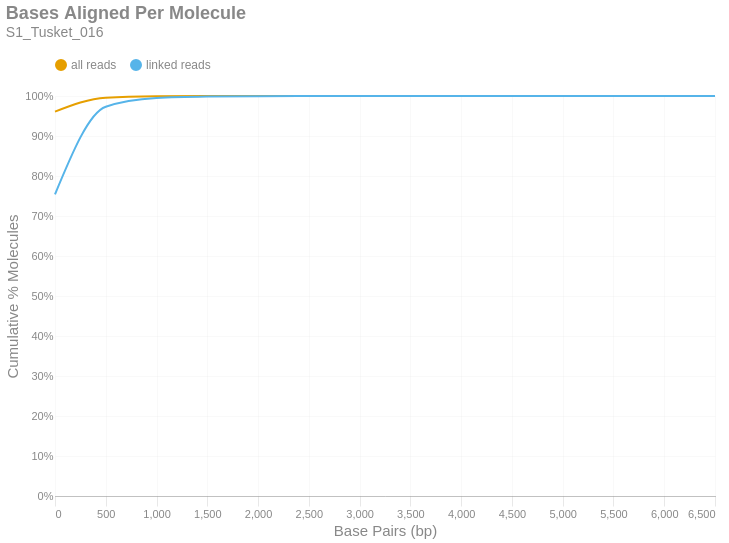

Notebook code for this chart:
### Markdown cell above
### Bases Aligned Per Molecule
This is a cumulative frequency distribution showing the number of base pairs aligned per unique molecule. These data are shown in 500 bp bins. There are two distributions: one with `all reads` (yellow) and another with only `linked reads` (blue). The percent of molecules in the `linked reads` distribution is relative to the total number of linked molecules.

### Code cell
if SKIPLR:
    print_html(f"Skipped")
else:
    binned_df = consolidated_hist(valids['aligned_bp'], mask, 500, True)
    with SafeRender(binned_df):
        (
            density_plot(binned_df, 'Bases Aligned Per Molecule', samplename, 'basesper')
            .encode(
                x=alt.X('bin:Q', title="Base Pairs (bp)").axis(tickMinStep=500).scale(padding=0),
                y=alt.Y('value:Q', title='Cumulative % Molecules')
                    .axis(format='%')
                    .scale(domain = [0,1])
                    .stack(False),
                color=alt.Color("key:N").scale(domain = ["all reads", "linked reads"]),
                tooltip = [
                    alt.Tooltip("key:N", title = "Data Type"),
                    alt.Tooltip("range_label:N", title="Bases Aligned Per Molecule"),
                    alt.Tooltip("value:Q", format = ".2%", title="% Molecules (Cum.)")
                ]
            )
        ).display()

### Figure 1 — Vega-Lite specification as saved in the notebook (floating-point values rounded to 4 significant figures)
{"width": "container", "height": 400, "config": {"title": {"anchor": "start", "dy": -15, "fontSize": 18, "color": "#888888", "subtitleColor": "#888888", "subtitleFontSize": 14}, "arc": {"fill": "#0072B2"}, "axis": {"domainColor": "#888888", "domainWidth": 0.5, "gridWidth": 0.2, "grid": false, "titleFontWeight": 400, "titleFontSize": 15, "labelFontSize": 11, "labelColor": "#888888", "tickColor": "#888888", "tickWidth": 0.2, "titleColor": "#888888"}, "axisBand": {"grid": false}, "axisX": {"grid": true, "tickSize": 10, "domainCap": "round"}, "axisY": {"domain": false, "grid": true, "tickSize": 0, "domainCap": "round"}, "background": "transparent", "header": {"labelFontSize": 15, "labelColor": "#888888", "titleFontSize": 15, "titleFontWeight": 600, "titleColor": "#888888"}, "legend": {"labelFont": "sans-serif", "labelFontSize": 12, "labelColor": "#888888", "symbolSize": 100, "symbolType": "circle", "titleFontSize": 12, "titlePadding": 10, "titleColor": "#888888", "title": null, "orient": "top"}, "range": {"category": ["#E69F00", "#56B4E9", "#009E73", "#F0E442", "#0072B2", "#D55E00", "#CC79A7", "#000000"], "diverging": ["#cfe8f3", "#a2d4ec", "#73bfe2", "#46abdb", "#1696d2", "#12719e"]}, "area": {"fill": "#0072B2", "fillOpacity": 0.7, "line": true, "strokeOpacity": 0.7}, "line": {"color": "#0072B2", "stroke": "#0072B2", "strokeWidth": 2}, "trail": {"color": "#0072B2", "stroke": "#0072B2", "strokeWidth": 0, "size": 1}, "point": {"filled": true, "fillOpacity": 1.0, "size": 95}, "text": {"color": "#888888", "fontSize": 11, "align": "right", "fontWeight": 400, "size": 11}, "bar": {"fill": "#0072B2", "stroke": null}, "view": {"stroke": null, "continuousWidth": 660, "continuousHeight": 400}}, "data": {"name": "data-cb137abbd4aa94fcfc62bdc821889686"}, "mark": {"type": "line", "interpolate": "monotone", "point": {"opacity": 0, "size": 275}}, "encoding": {"color": {"field": "key", "scale": {"domain": ["all reads", "linked reads"]}, "type": "nominal"}, "tooltip": [{"field": "key", "title": "Data Type", "type": "nominal"}, {"field": "range_label", "title": "Bases Aligned Per Molecule", "type": "nominal"}, {"field": "value", "format": ".2%", "title": "% Molecules (Cum.)", "type": "quantitative"}], "x": {"axis": {"tickMinStep": 500}, "field": "bin", "scale": {"padding": 0}, "title": "Base Pairs (bp)", "type": "quantitative"}, "y": {"axis": {"format": "%"}, "field": "value", "scale": {"domain": [0, 1]}, "stack": false, "title": "Cumulative % Molecules", "type": "quantitative"}}, "params": [{"name": "param_c36ac31b6afebe62", "select": {"type": "point", "fields": ["key"]}, "bind": "legend"}], "title": {"text": "Bases Aligned Per Molecule", "subtitle": "S1_Tusket_016"}, "transform": [{"fold": ["all reads (cumsum)", "linked reads (cumsum)"]}, {"calculate": "replace(datum.key, ' (cumsum)', '')", "as": "key"}, {"filter": {"param": "param_c36ac31b6afebe62"}}], "usermeta": {"embedOptions": {"downloadFileName": "S1_Tusket_016.basesper"}}, "$schema": "https://vega.github.io/schema/vega-lite/v6.1.0.json", "datasets": {"data-cb137abbd4aa94fcfc62bdc821889686": [{"bin": "0.0", "interval": "0.0-500.0", "all reads": 0.9609, "linked reads": 0.7543, "all reads (cumsum)": 0.9609, "linked reads (cumsum)": 0.7543, "range_label": "0-499"}, {"bin": "500.0", "interval": "500.0-1000.0", "all reads": 0.03494, "linked reads": 0.2189, "all reads (cumsum)": 0.9958, "linked reads (cumsum)": 0.9732, "range_label": "500-999"}, {"bin": "1000.0", "interval": "1000.0-1500.0", "all reads": 0.003427, "linked reads": 0.0218, "all reads (cumsum)": 0.9992, "linked reads (cumsum)": 0.995, "range_label": "1000-1499"}, {"bin": "1500.0", "interval": "1500.0-2000.0", "all reads": 0.0005795, "linked reads": 0.003707, "all reads (cumsum)": 0.9998, "linked reads (cumsum)": 0.9987, "range_label": "1500-1999"}, {"bin": "2000.0", "interval": "2000.0-2500.0", "all reads": 0.0001425, "linked reads": 0.0009107, "all reads (cumsum)": 0.9999, "linked reads (cumsum)": 0.9996, "range_label": "2000-2499"}, {"bin": "2500.0", "interval": "2500.0-3000.0", "all reads": 3.549e-05, "linked reads": 0.0002272, "all reads (cumsum)": 1.0, "linked reads (cumsum)": 0.9999, "range_label": "2500-2999"}, {"bin": "3000.0", "interval": "3000.0-3500.0", "all reads": 1.532e-05, "linked reads": 9.812e-05, "all reads (cumsum)": 1.0, "linked reads (cumsum)": 1.0, "range_label": "3000-3499"}, {"bin": "3500.0", "interval": "3500.0-4000.0", "all reads": 4.436e-06, "linked reads": 2.84e-05, "all reads (cumsum)": 1.0, "linked reads (cumsum)": 1.0, "range_label": "3500-3999"}, {"bin": "4000.0", "interval": "4000.0-4500.0", "all reads": 2.016e-06, "linked reads": 1.291e-05, "all reads (cumsum)": 1.0, "linked reads (cumsum)": 1.0, "range_label": "4000-4499"}, {"bin": "4500.0", "interval": "4500.0-5000.0", "all reads": 4.033e-07, "linked reads": 2.582e-06, "all reads (cumsum)": 1.0, "linked reads (cumsum)": 1.0, "range_label": "4500-4999"}, {"bin": "5000.0", "interval": "5000.0-5500.0", "all reads": 1.344e-07, "linked reads": 8.607e-07, "all reads (cumsum)": 1.0, "linked reads (cumsum)": 1.0, "range_label": "5000-5499"}, {"bin": "5500.0", "interval": "5500.0-6000.0", "all reads": 2.689e-07, "linked reads": 1.721e-06, "all reads (cumsum)": 1.0, "linked reads (cumsum)": 1.0, "range_label": "5500-5999"}, {"bin": "6000.0", "interval": "6000.0-6500.0", "all reads": 0.0, "linked reads": 0.0, "all reads (cumsum)": 1.0, "linked reads (cumsum)": 1.0, "range_label": "6000-6499"}, {"bin": "6500.0", "interval": "6500.0-7000.0", "all reads": 1.344e-07, "linked reads": 8.607e-07, "all reads (cumsum)": 1.0, "linked reads (cumsum)": 1.0, "range_label": "6500-6999"}]}}
